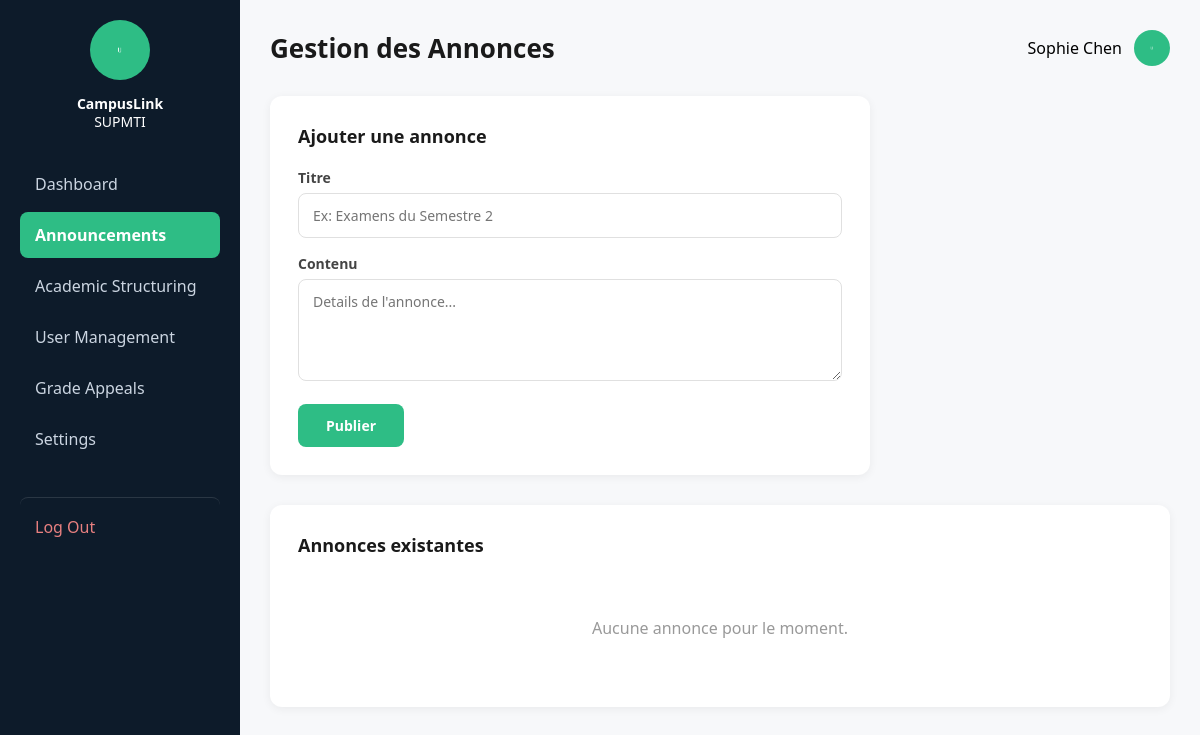
/admin/announcements (signed in), run on an earlier commit of the app's database.
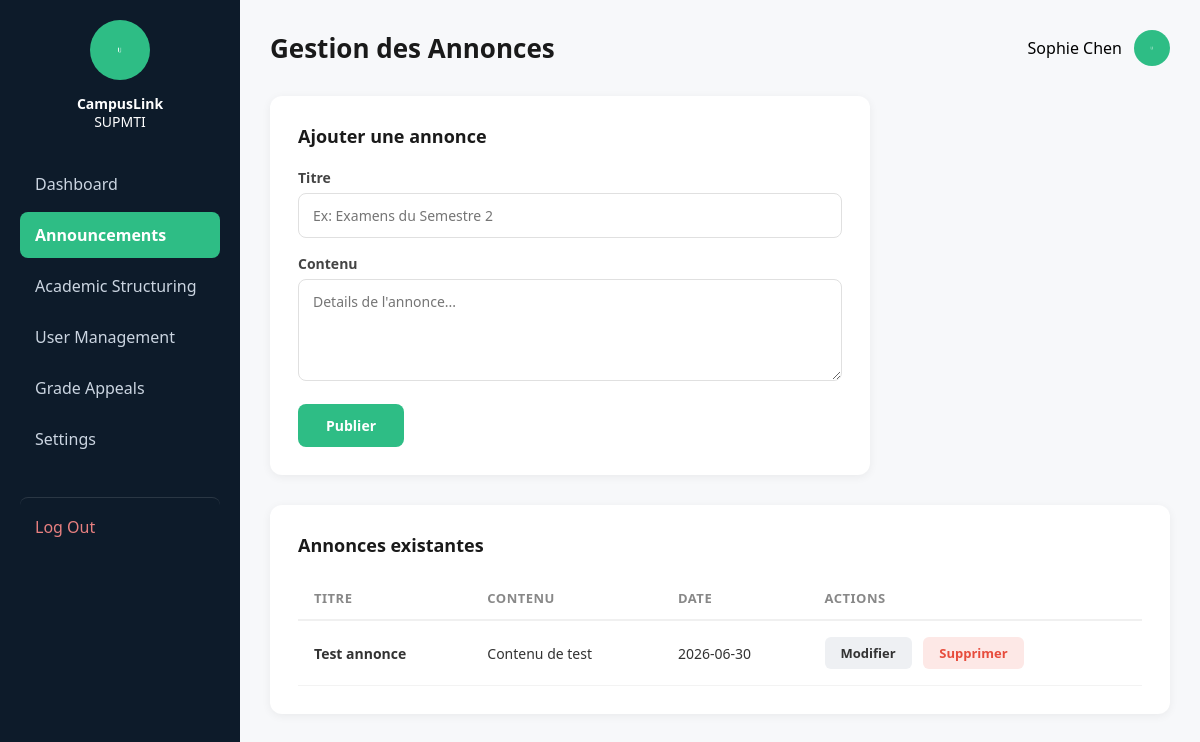
And on a later commit of the database.
### tables this page shows
CREATE TABLE annonces (
        id INTEGER PRIMARY KEY AUTOINCREMENT,
        titre TEXT NOT NULL,
        contenu TEXT NOT NULL,
        date_publication TEXT NOT NULL,
        archivee INTEGER DEFAULT 0
    );

### app.py (the view, shortened to what this page needs)
@app.route('/admin/announcements', methods=['GET', 'POST'])
def admin_announcements():
    if session.get('user_role') != 'admin':
        return redirect(url_for('login'))
    connexion = sqlite3.connect('campuslink.db')
    curseur = connexion.cursor()
    curseur.execute("SELECT id, titre, contenu, date_publication, archivee FROM annonces ORDER BY date_publication DESC")
    annonces = curseur.fetchall()
    connexion.close()
    return render_template('admin_announcements.html', nom=session.get('user_nom'), annonces=annonces)

### app.py (called while the page is built)
@app.context_processor
def inject_current_user():
    current_role = session.get('user_role')
    current_nom = session.get('user_nom')
    current_photo = 'avatar.png'
    if 'user_id' in session:
        connexion = sqlite3.connect('campuslink.db')
        curseur = connexion.cursor()
        curseur.execute("SELECT photo FROM users WHERE id = ?", (session.get('user_id'),))
        resultat = curseur.fetchone()
        connexion.close()
        if resultat and resultat[0]:
            current_photo = resultat[0]
    return dict(
        current_role=current_role,
        current_nom=current_nom,
        current_photo=current_photo
    )

### templates/admin_announcements.html (shortened to what this page needs)
{% extends "base.html" %}
{% block page_header %}Gestion des Annonces{% endblock %}
{% block extra_css %}
<link rel="stylesheet" href="{{ url_for('static', filename='css/admin.css') }}">
{% endblock %}
{% block content %}
<div class="form-card" style="max-width: 600px;">
    <h3>Ajouter une annonce</h3>
    <form method="POST">
        <label>Titre</label>
        <input type="text" name="titre" placeholder="Ex: Examens du Semestre 2" required>
        <label>Contenu</label>
        <textarea name="contenu" rows="4" placeholder="Details de l'annonce..." required></textarea>
        <button type="submit" class="btn-submit-small" style="margin-top: 18px;">Publier</button>
    </form>
</div>
<div class="form-card" style="max-width: 100%;">
    <h3>Annonces existantes</h3>
    {% if annonces %}
    <table class="grades-table">
        <thead>
            <tr>
                <th>Titre</th>
                <th>Contenu</th>
                <th>Date</th>
                <th>Actions</th>
            </tr>
        </thead>
        <tbody>
            {% for annonce in annonces %}
            <tr>
                <td class="announcement-title">{{ annonce[1] }}</td>
                <td>{{ annonce[2][:60] }}{% if annonce[2]|length > 60 %}...{% endif %}</td>
                <td class="announcement-date">{{ annonce[3] }}</td>
                <td>
                    <a href="{{ url_for('edit_announcement', annonce_id=annonce[0]) }}" class="btn-edit">Modifier</a>
                    <a href="{{ url_for('delete_announcement', annonce_id=annonce[0]) }}" class="btn-delete" onclick="return confirm('Supprimer cette annonce ?');">Supprimer</a>
                </td>
            </tr>
            {% endfor %}
        </tbody>
    </table>
    {% else %}
    <div class="empty-state">Aucune annonce pour le moment.</div>
    {% endif %}
</div>
{% endblock %}

What changed in the data, as far as the page shows it:
added annonces: titre "Test annonce", contenu "Contenu de test", date_publication "2026-06-30"
Also different on the page:
text no longer shown: "Aucune annonce pour le moment."
text now shown: "TITRE CONTENU DATE ACTIONS"
